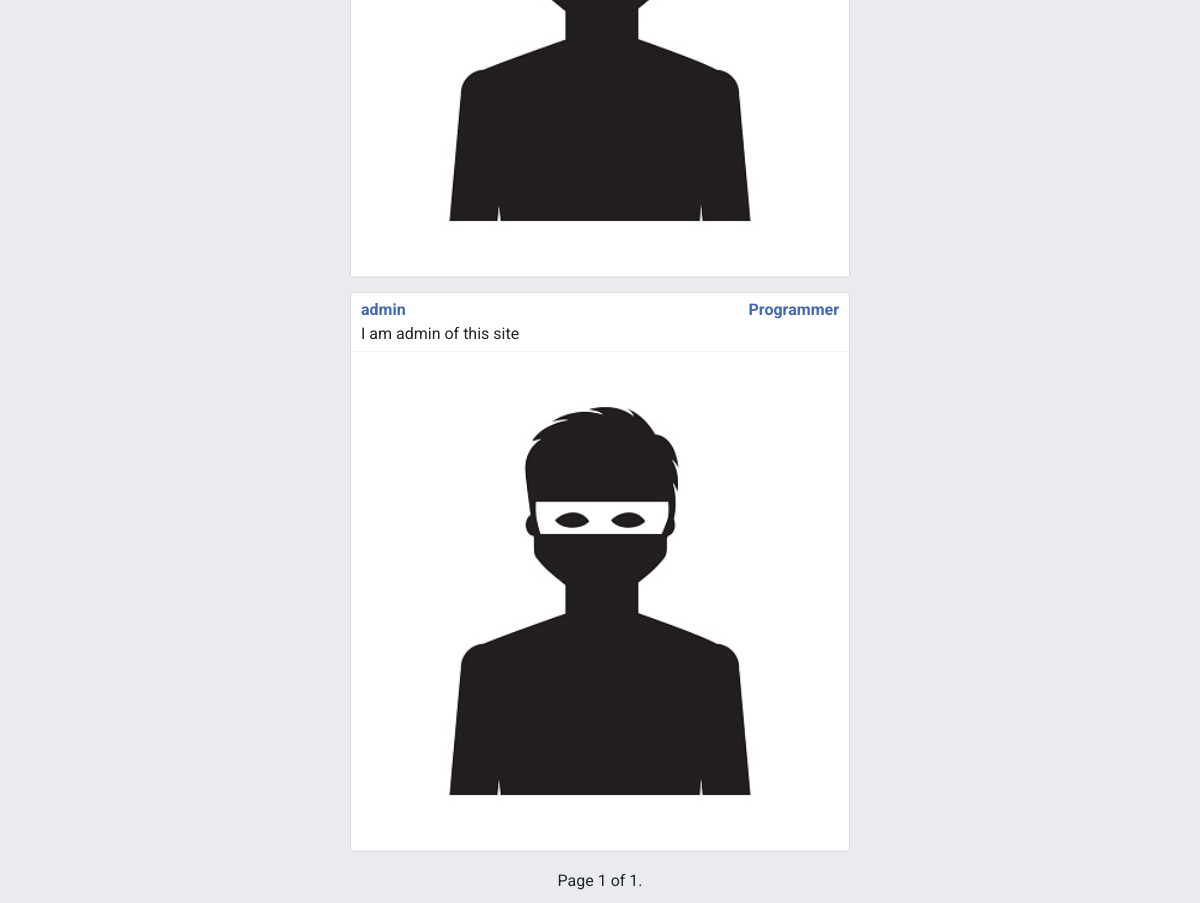
The app's page /profiles/ (signed in, lower part), older data.
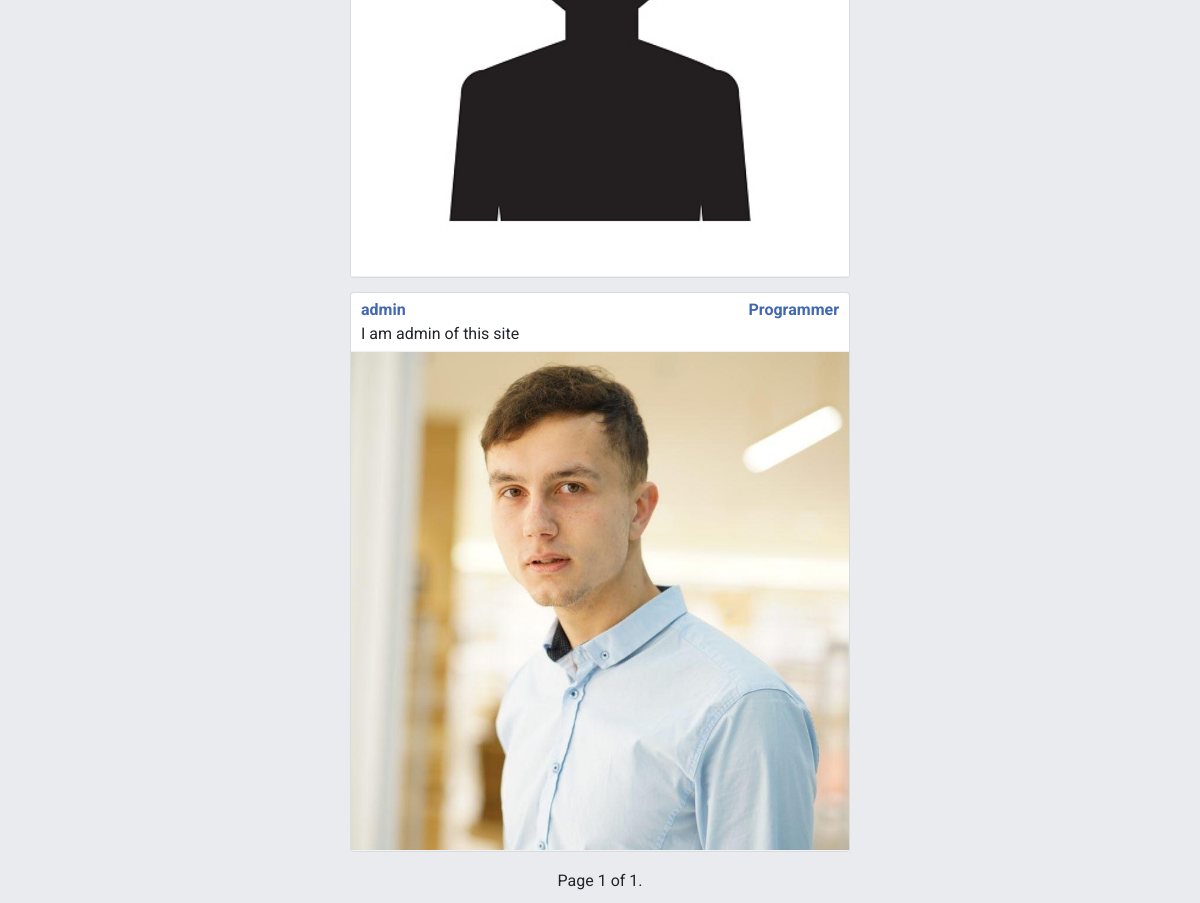
The same page, newer data.
### profiles/models.py (models this page shows, shortened)
class Profile(models.Model):
    BLANK = ''
    STUDENT = 'ST'
    PROGRAMMER = 'PR'
    ENGINEER = 'EN'
    ML_ENGINEER = 'ML'
    OTHER = 'OR'
    PROFESSION_CHOICES = [
        (BLANK, 'Your profession?'),
        (STUDENT, 'Student'),
        (PROGRAMMER, 'Programmer'),
        (ENGINEER, 'Engineer'),
        (ML_ENGINEER, 'Machine Learning engineer'),
        (OTHER, 'Other'),
    ]
    profession = models.CharField(
        max_length=2,
        choices=PROFESSION_CHOICES,
        null=True,
        blank=True
    )
    user = models.OneToOneField(User, on_delete=models.CASCADE)
    timestamp = models.DateTimeField(auto_now=False, auto_now_add=True)
    avatar = models.ImageField(upload_to=upload_avatar,
                               null=False, blank=False,
                               default='default_avatar.png',
                               )
    bio = models.CharField(max_length=500, blank=True)
    ref_code = models.TextField(max_length=20, null=False, unique=True)
    def get_absolute_url(self):
        return "/profiles/%i/" % self.id
    class Meta:
        ordering = ["-timestamp"]

### profiles/views.py (the view)
# urls.py: path('profiles/', profile_list, name='list'),
@login_required()
def profile_list(request):
    queryset_list = Profile.objects.filter(~Q(user=request.user))
    paginator = Paginator(queryset_list, 25)  # Show 25 profiles per page
    page_request_var = "page"
    page = request.GET.get(page_request_var)
    try:
        queryset = paginator.page(page)
    except PageNotAnInteger:
        queryset = paginator.page(1)
    except EmptyPage:
        queryset = paginator.page(paginator.num_pages)
    context = {
        "object_list": queryset,
        "page_request_var": page_request_var,
    }
    return render(request, "profile_list.html", context)

### templates/profile_list.html (shortened to what this page needs)
{% extends "base.html" %}
{% load static %}
{% block content %}
<div class="container">
{% for obj in object_list %}
    <div class="row justify-content-center">
      <div class="col-auto ">
          <div class="profile-preview-block">
              <div class="row justify-content-between profile-preview-txt">
                  <div class="col-auto author">{{ obj.user.username }}</div>
                  {% if  obj.profession %}
                  <div class="col-auto author">{{ obj.get_profession_display }}</div>
                  {%  endif %}
              </div>
              <div class="profile-preview-txt">{{ obj.bio|linebreaks|truncatechars:320 }}</div>
              <a href='{{ obj.get_absolute_url }}'><img src='http://127.0.0.1:8000/media/{{ obj.avatar }}' class='profile-picture' /></a>
          </div>
      </div>
    </div>
{% endfor %}
</div>
<div class="pagination">
    <span class="step-links">
        <span class="current">
            Page {{ object_list.number }} of {{ object_list.paginator.num_pages }}.
        </span>
    </span>
</div>
{% endblock content %}

Row changes from the older to the newer data that the page shows:
changed Profile "Programmer": avatar: picture added in place of a placeholder
